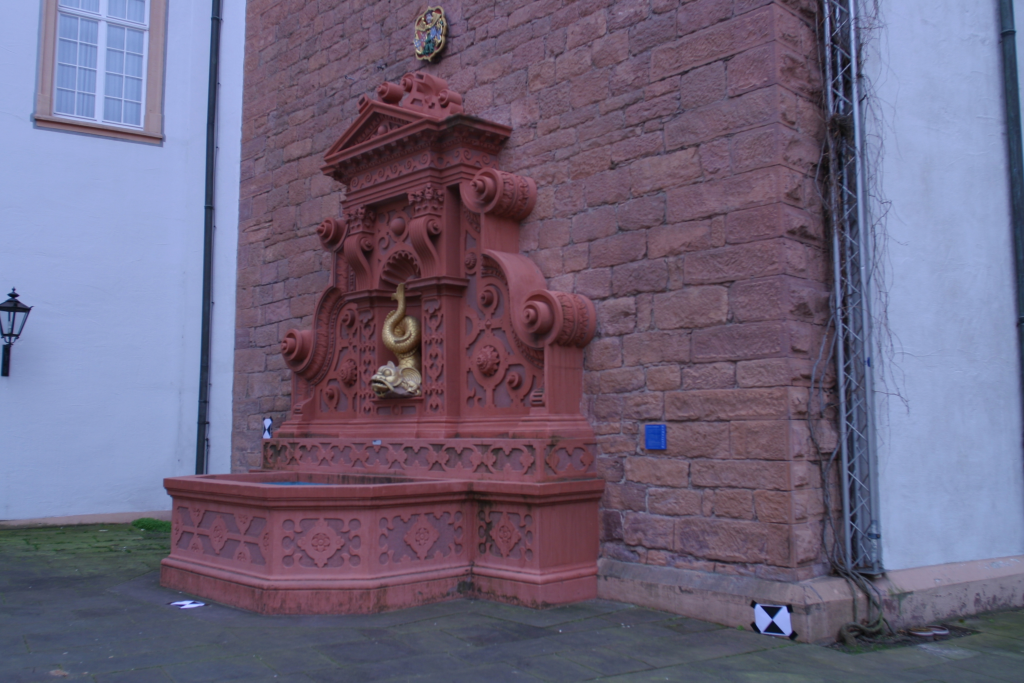
#> input picture data/images/fountain/0000.jpg, 3072 x 2048 px (shown at 1/3 size); its folder holds 4 pictures in this run
$ python main.py
#> lines starting #> are read from the running program, lines starting #| are printed output that depends on the picture
### scripts/utils.py
import os
import numpy as np
import cv2
import open3d as o3d
from scipy.spatial.transform import Rotation

# Loading all the image data
def load_imgs(folder_path):
#> called with folder_path = '../data/images/fountain'
    images = []
    for filename in os.listdir(folder_path):
        img = cv2.imread(os.path.join(folder_path,filename))
#> img is the input picture: shape (2048, 3072, 3); mean B, G, R 124.7, 100.2, 109.2
#| Image 1 Shape:  (2048, 3072, 3)
#| Image 2 Shape:  (2048, 3072, 3)
        images.append(img)
    return images

# Creating a linking matrix using the keypoints of matched features of two images
# [14 lines left out: functions create_linking_matrix, essential_matrix, not called in this run]

# Computing the Projection Matrix (x = PX  --> P = K[R,T])
def projection_matrix(K,R,C):
    P = np.dot(K,np.dot(R,np.hstack([np.eye(3),-C.reshape((3,1))])))
    return P

# Converting a rotation matrix to a quaternion
def rotation_to_quaternion(R):
    Q = Rotation.from_matrix(R).as_quat()
    return Q

# Converting a quaternion to a rotation matrix
def quaternion_to_rotation(Q):
    R = Rotation.from_quat(Q).as_matrix()
    return R

# [15 lines left out: functions all_RC_flatten, plot_3D_points, not called in this run]

'''
# Detecting feature locations and descriptors
def detect_BRISK_features(rgb_img):
    BRISK = cv2.BRISK_create()
    gray_img = cv2.cvtColor(rgb_img,cv2.COLOR_BGR2GRAY)
    kp, features = BRISK.detectAndCompute(gray_img, None)
    return kp, features

# Matching features from one image to another to get a set of matched points and matrix
def match_BRISK_features(kp1,features1,kp2,features2):
    BF = cv2.BFMatcher()
    matches = BF.knnMatch(features1,features2,k=2)
    img1_pts, img2_pts, linking_matrix = [], [], []
    for m,n in matches:
        (x1,y1) = kp1[m.queryIdx].pt
        (x2,y2) = kp2[m.trainIdx].pt
        img1_pts.append([x1,y1])
        img2_pts.append([x2,y2])
        linking_matrix.append([x1,y1,x2,y2])
    img1_pts = np.array(img1_pts)
    img2_pts = np.array(img2_pts)
    linking_matrix = np.array(linking_matrix)
    return img1_pts, img2_pts, linking_matrix
'''

### scripts/feature_extraction.py
import os
import numpy as np
import cv2

# Finding the keypoint locations of the matched features of two images using their SIFT features
# [10 lines left out: function find_matches, not called in this run]

# Finding all keypoint locations of the feature locations common to all of the images
def find_common_features(images_dir,reference_img_name):
#> called with images_dir = '../data/images/', reference_img_name = '1.jpg'
    image_files = os.listdir(images_dir)
    sift = cv2.SIFT_create()
    reference_img = cv2.imread(os.path.join(images_dir,reference_img_name))
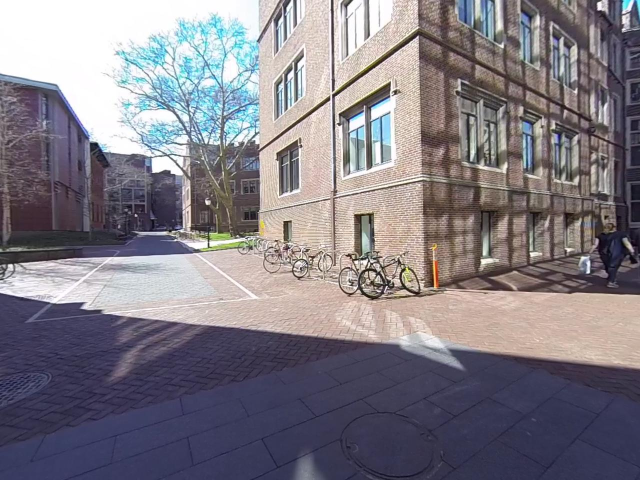
#> input picture data/images/1.jpg, 1280 x 960 px (shown at 1/2 size)
#> reference_img is the input picture: shape (960, 1280, 3); mean B, G, R 132.6, 124.3, 129
    reference_gray = cv2.cvtColor(reference_img, cv2.COLOR_BGR2GRAY)
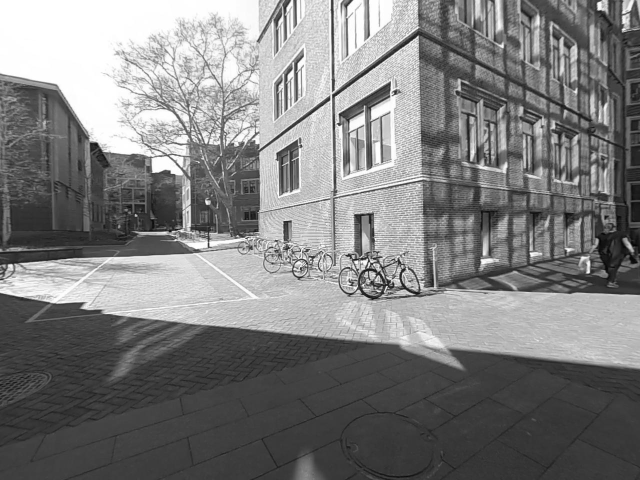
#> reference_gray: shape (960, 1280) (shown at 1/2 size); min 2, max 255, mean 126.6
    reference_keypoints, reference_descriptors = sift.detectAndCompute(reference_gray,None)
#> reference_keypoints = 12485 keypoints; strongest (x, y, size): (774, 573, 2.1), (415, 405, 6.6), (272, 431, 3.4), (1176, 543, 4.9)
    matched_features_dict = {}
    for img_name in image_files:
        if img_name == reference_img_name:
            continue
        img = cv2.imread(os.path.join(images_dir,img_name))
#> (the run stopped early here; a loop or call above may not have finished)
